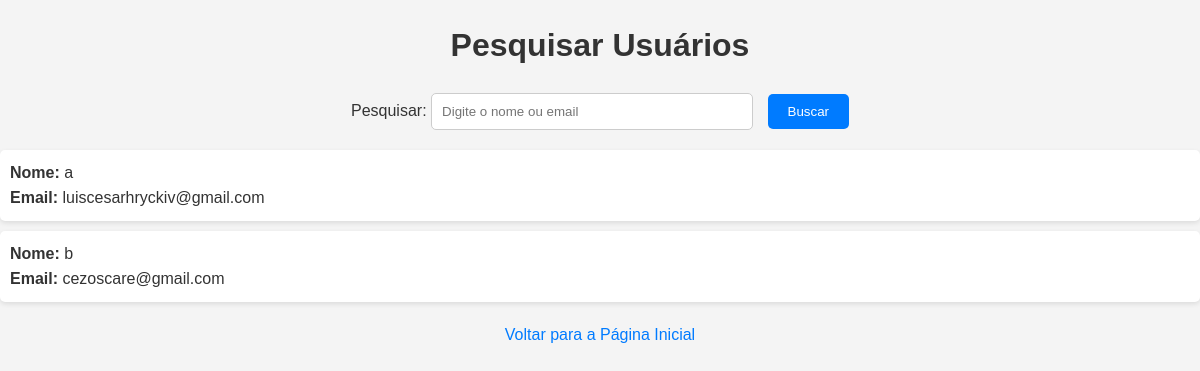
Before: /pesquisar/ with the older database file.
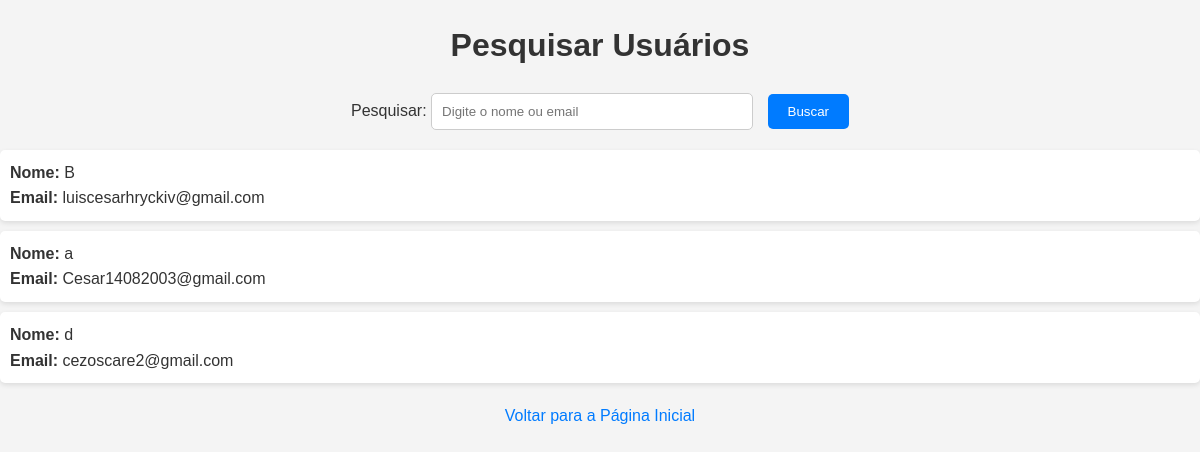
After: the same page with the newer database file.
### core/models.py (models this page shows, shortened)
class Usuario(models.Model):
    nome = models.CharField(max_length=100)
    email = models.EmailField(unique=True)
    senha = models.CharField(max_length=50)
    data_criacao = models.DateTimeField(auto_now_add=True)
    pais = models.CharField(max_length=100)
    data_nascimento = models.DateField()

### core/views.py (the view)
# urls.py: path('pesquisar/', pesquisar, name='pesquisar'),
def pesquisar(request):
    search_query = request.GET.get('search')
    usuarios = Usuario.objects.all()
    if search_query:
        usuarios = Usuario.objects.filter(
            Q(nome__icontains=search_query) | Q(email__icontains=search_query) | Q(data_nascimento__icontains=search_query)
        )
    return render(request, 'pesquisar.html', {'usuarios': usuarios})

### core/templates/pesquisar.html (shortened to what this page needs)
<!DOCTYPE html>
<html lang="pt-BR">
<head>
</head>
<body>
    <h1>Pesquisar Usuários</h1>
    <form action="{% url 'pesquisar' %}" method="GET">
        <label for="search">Pesquisar:</label>
        <input type="text" id="search" name="search" placeholder="Digite o nome ou email">
        <button type="submit">Buscar</button>
    </form>
    {% if usuarios %}
        <ul>
            {% for usuario in usuarios %}
                <li>
                    <strong>Nome:</strong> {{ usuario.nome }} <br>
                    <strong>Email:</strong> {{ usuario.email }} <br>
                </li>
            {% endfor %}
        </ul>
    {% else %}
        <p>Nenhum usuário cadastrado.</p>
    {% endif %}
    <a href="{% url 'home' %}">Voltar para a Página Inicial</a>
</body>
</html>

Changed rows visible on the page:
removed Usuario: nome "a", email "luiscesarhryckiv@gmail.com"
removed Usuario: nome "b", email "cezoscare@gmail.com"
added Usuario: nome "B", email "luiscesarhryckiv@gmail.com"
added Usuario: nome "a", email "Cesar14082003@gmail.com"
added Usuario: nome "d", email "cezoscare2@gmail.com"
